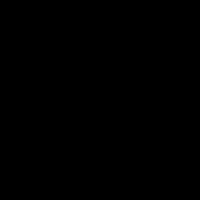
Frame 1 (no input)
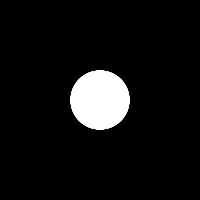
Frame 60 (the mouse pressed at the canvas centre just before this capture)
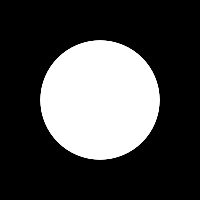
Frame 120 (the mouse held since frame 60 and released just before this capture)

The Processing sketch that drew these frames (run headless with seeded random() and noise(); from frame 60 on, the mouse is pressed at the canvas centre):

// Processing sketch: processing_13837
// ── processing_13837.pde

int backG=0;
int Fill=255;
float a=1;
float r = 0;
float i = 0;
float j = 20;
float R=0;
void setup() {
  size(200,200);
  noStroke();
}
 
void draw() {
   background(backG);
   for (int y = 0; y<10; y++,i++) {
    for (int x = 0; x<10; x=x+1) {
      fill(Fill,Fill,Fill);
      r = sin(radians(i + x * j + y * j))*R;//*a;
      ellipse(100,100, r, r);
      }
    }
    
    R++;
    if(R>=200){
        R=R%200;
        if(backG==0){
            backG=255;
            Fill=0;
         }
        else{
            backG=0;
            Fill=255;
        }
     }
}
